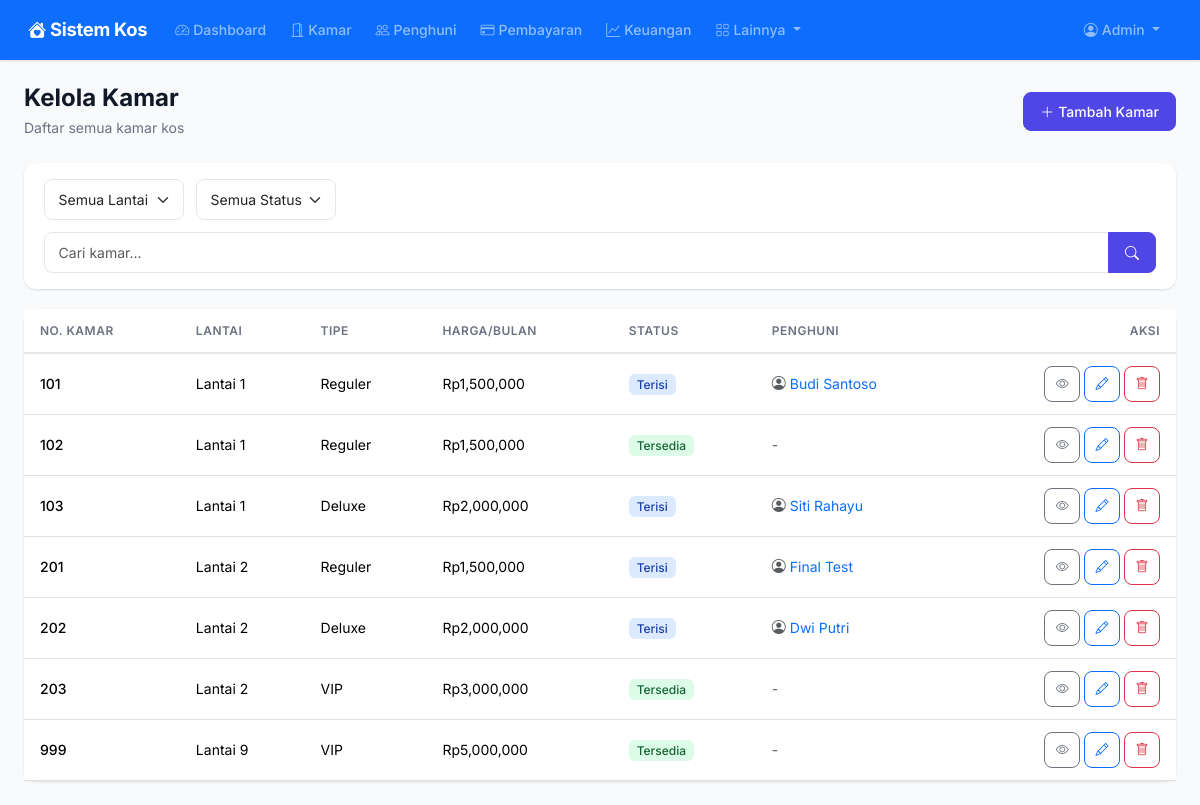
/rooms/ (signed in), run on an earlier commit of the app's database.
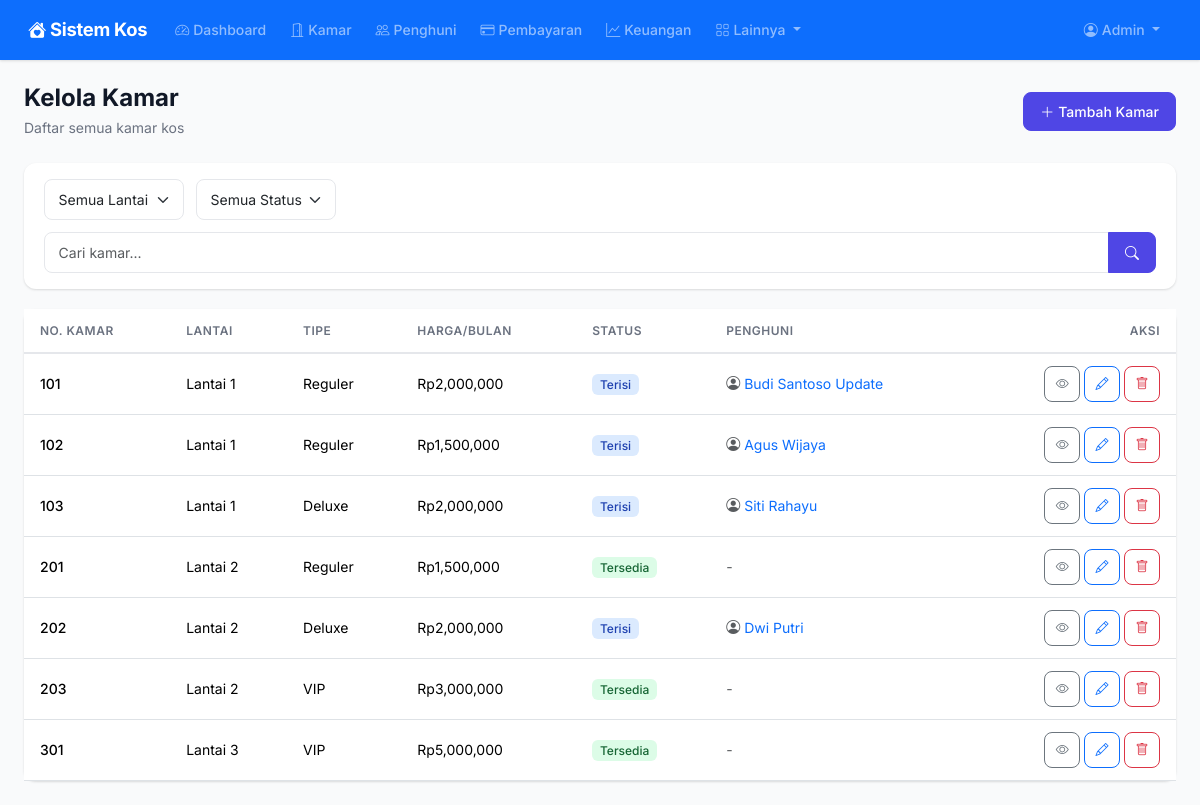
And on a later commit of the database.
### models.py (models this page shows, shortened)
class Room(db.Model):
    __tablename__ = "rooms"
    id = db.Column(db.Integer, primary_key=True)
    nomor_kamar = db.Column(db.String(10), unique=True, nullable=False)
    lantai = db.Column(db.Integer, default=1)
    tipe = db.Column(db.String(50), default="Reguler")
    harga_per_bulan = db.Column(db.Float, nullable=False)
    ukuran = db.Column(db.String(50))
    fasilitas = db.Column(db.Text)
    status = db.Column(db.String(20), default="tersedia")
    deskripsi = db.Column(db.Text)
    created_at = db.Column(db.DateTime, default=datetime.utcnow)
    bookings = db.relationship("Booking", backref="room", lazy="dynamic")
    maintenance_requests = db.relationship("MaintenanceRequest", backref="room", lazy="dynamic")
    @property
    def booking_aktif(self):
        return Booking.query.filter_by(room_id=self.id, status="aktif").first()

class User(UserMixin, db.Model):
    __tablename__ = "users"
    id = db.Column(db.Integer, primary_key=True)
    username = db.Column(db.String(80), unique=True, nullable=False)
    email = db.Column(db.String(120), unique=True, nullable=False)
    password_hash = db.Column(db.String(256), nullable=False)
    role = db.Column(db.String(20), nullable=False, default="client")
    nama_lengkap = db.Column(db.String(150), nullable=False)
    no_telepon = db.Column(db.String(20))
    alamat = db.Column(db.Text)
    is_active = db.Column(db.Boolean, default=True)
    created_at = db.Column(db.DateTime, default=datetime.utcnow)
    bookings = db.relationship("Booking", backref="client", lazy="dynamic")
    notifications = db.relationship("Notification", backref="user", lazy="dynamic")

### routes/rooms.py (the view)
@rooms_bp.route("/")
@login_required
def index():
    if current_user.role == "admin":
        lantai = request.args.get("lantai", type=int)
        status = request.args.get("status")
        query = Room.query
        if lantai:
            query = query.filter_by(lantai=lantai)
        if status:
            query = query.filter_by(status=status)
        rooms = query.order_by(Room.lantai, Room.nomor_kamar).all()
        return render_template("rooms/index.html", rooms=rooms)
    rooms = Room.query.filter_by(status="tersedia").order_by(Room.lantai, Room.nomor_kamar).all()
    return render_template("rooms/public.html", rooms=rooms)

### app.py (called while the page is built)
def create_app():
    app = Flask(__name__)
    app.config.from_object("config.Config")
    db.init_app(app)
    login_manager.init_app(app)
    csrf.init_app(app)
    login_manager.login_view = "auth.login"
    login_manager.login_message = "Silakan login terlebih dahulu."
    from models import User
    @login_manager.user_loader
    def load_user(user_id):
        return User.query.get(int(user_id))
    @app.context_processor
    def inject_now():
        from datetime import datetime
        return {"now": datetime.now()}
    @app.context_processor
    def inject_utility():
        from datetime import date
        return {"date_today": date.today()}
    from routes import register_routes
    register_routes(app)
    with app.app_context():
        db.create_all()
    return app

### templates/rooms/index.html (shortened to what this page needs)
{% extends "base.html" %}
{% block content %}
<div class="page-header d-flex flex-wrap justify-content-between align-items-center">
    <div>
        <h1>Kelola Kamar</h1>
        <p>Daftar semua kamar kos</p>
    </div>
    <a href="{{ url_for('rooms.tambah') }}" class="btn btn-primary">
        <i class="bi bi-plus-lg me-1"></i>Tambah Kamar
    </a>
</div>
<form method="GET" action="{{ url_for('rooms.index') }}">
    <div class="filter-bar">
        <select name="lantai" class="form-select">
            <option value="">Semua Lantai</option>
        </select>
        <select name="status" class="form-select">
            <option value="">Semua Status</option>
        </select>
        <div class="input-group" style="min-width:200px">
            <input type="text" name="search" class="form-control" placeholder="Cari kamar..." value="{{ request.args.get('search', '') }}">
            <button class="btn btn-primary" type="submit"><i class="bi bi-search"></i></button>
        </div>
    </div>
</form>
{% if rooms %}
<div class="card border-0">
    <div class="table-responsive">
        <table class="table table-hover">
            <thead>
                <tr>
                    <th>No. Kamar</th>
                    <th>Lantai</th>
                    <th>Tipe</th>
                    <th>Harga/Bulan</th>
                    <th>Status</th>
                    <th>Penghuni</th>
                    <th class="text-end">Aksi</th>
                </tr>
            </thead>
            <tbody>
                {% for room in rooms %}
                <tr>
                    <td class="fw-medium">{{ room.nomor_kamar }}</td>
                    <td>Lantai {{ room.lantai }}</td>
                    <td>{{ room.tipe }}</td>
                    <td>Rp{{ "{:,.0f}".format(room.harga_per_bulan) }}</td>
                    <td>
                        {% set s = room.status|lower %}
                        {% if s == 'tersedia' %}
                        <span class="badge badge-success">Tersedia</span>
                        {% elif s == 'terisi' %}
                        <span class="badge badge-info">Terisi</span>
                        {% elif s == 'diperbaiki' %}
                        <span class="badge badge-warning">Diperbaiki</span>
                        {% else %}
                        <span class="badge badge-secondary">{{ room.status }}</span>
                        {% endif %}
                    </td>
                    <td>
                        {% if room.booking_aktif %}
                        <a href="{{ url_for('clients.detail', id=room.booking_aktif.client.id) }}" class="text-decoration-none">
                            <i class="bi bi-person-circle me-1 text-muted"></i>{{ room.booking_aktif.client.nama_lengkap }}
                        </a>
                        {% else %}
                        <span class="text-muted">-</span>
                        {% endif %}
                    </td>
                    <td class="text-end">
                        <a href="{{ url_for('rooms.detail', id=room.id) }}" class="btn btn-sm btn-outline-secondary btn-icon" title="Detail">
                            <i class="bi bi-eye"></i>
                        </a>
                        <a href="{{ url_for('rooms.edit', id=room.id) }}" class="btn btn-sm btn-outline-primary btn-icon" title="Edit">
                            <i class="bi bi-pencil"></i>
                        </a>
                        <form method="POST" action="{{ url_for('rooms.hapus', id=room.id) }}" class="d-inline" onsubmit="return confirm('Yakin hapus kamar {{ room.nomor_kamar }}?')">
                            <button type="submit" class="btn btn-sm btn-outline-danger btn-icon" title="Hapus">
                                <i class="bi bi-trash"></i>
                            </button>
                        </form>
                    </td>
                </tr>
                {% endfor %}
            </tbody>
        </table>
    </div>
</div>
{% endif %}
{% endblock %}

What changed in the data, as far as the page shows it:
removed Room: nomor_kamar "999", lantai "9", tipe "VIP", harga_per_bulan "5,000,000", shows "Tersedia"
changed Room: harga_per_bulan "1,500,000" → "2,000,000"; booking_aktif.client.nama_lengkap "Budi Santoso" → "Budi Santoso Update"
changed Room: booking_aktif.client.nama_lengkap (not shown) → "Agus Wijaya"; text "Tersedia -" → "Terisi"
changed Room (number 4 of 7 on the later page): booking_aktif.client.nama_lengkap "Final Test" → (not shown); text "Terisi" → "Tersedia -"
added Room: nomor_kamar "301", lantai "3", tipe "VIP", harga_per_bulan "5,000,000", shows "Tersedia"
